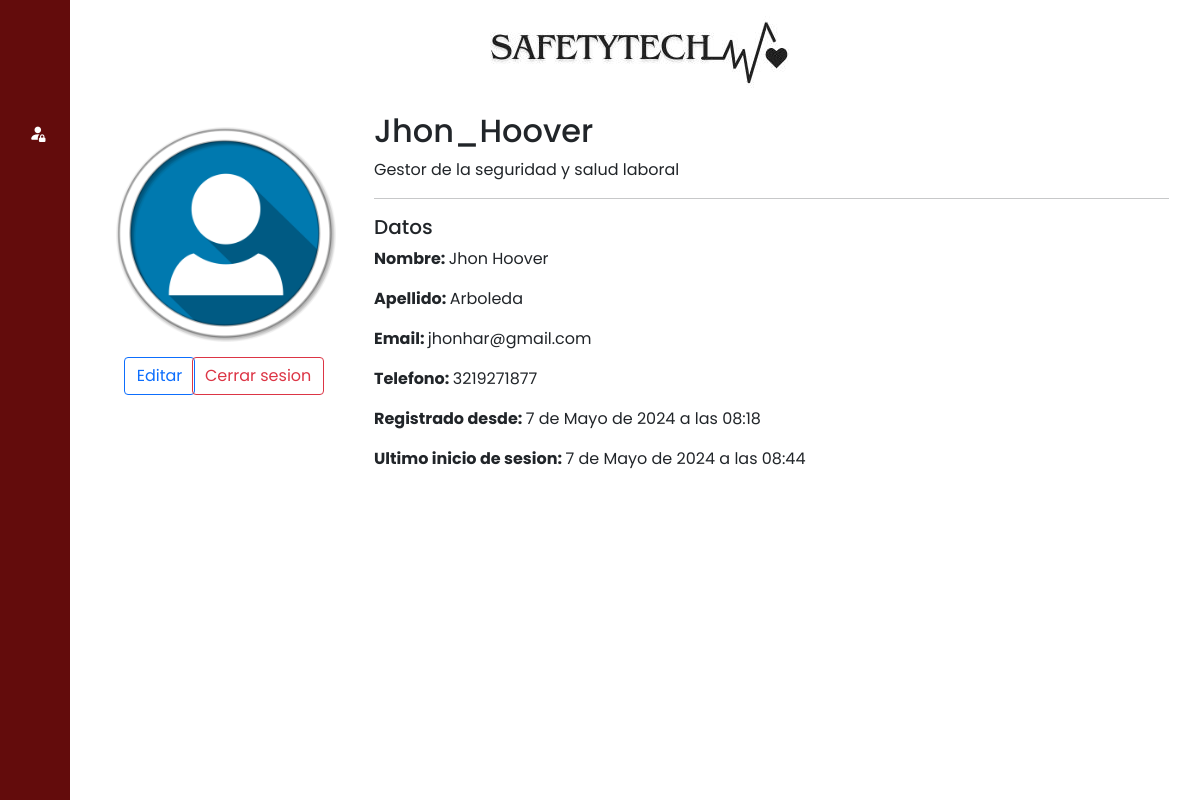
/perfil (signed in), run on the app's committed database.
### Modulos/Tablas/models.py (models this page shows)
class Usuario(AbstractUser):
    telefono = models.CharField(max_length=10, null=True, blank=True)
    archivo = models.ImageField(upload_to='users/', null=True, default='users/default.png')
    bio = models.TextField(max_length=400, null=True, blank=True)
    groups = models.ManyToManyField(
        'auth.Group',
        verbose_name='groups',
        blank=True,
        help_text='The groups this user belongs to. A user will get all permissions granted to each of their groups.',
        related_name="usuario_groups_set",  # Nombre único para related_name
        related_query_name="usuario",
    )
    user_permissions = models.ManyToManyField(
        'auth.Permission',
        verbose_name='user permissions',
        blank=True,
        help_text='Specific permissions for this user.',
        related_name="usuario_user_permissions_set",  # Nombre único para related_name
        related_query_name="usuario",
    )

### Modulos/Tablas/views.py (the view)
# urls.py: path("perfil", cuenta),
@login_required
def cuenta(request):
	return render(request, 'cuenta.html')

### Modulos/Tablas/templates/cuenta.html (shortened to what this page needs)
{% extends 'barra.html' %}
{% block contenido %}
<div class="row" style="padding: 15px;">
    <div class="col-sm-6 col-md-6 col-lg-3">
        <img src="{{user.archivo.url}}" width="250px" height="245px" style="padding: 15px;">
        <div class="row justify-content-center">
            <div class="col-3">
                <a href="../modificarusu?codUser={{user.id}}"><button
                        class="btn btn-outline-primary">Editar</button></a>
            </div>
            <div class="col-7">
                <form method="post" action="{% url 'logout' %}">
                    <button type="submit" class="btn btn-outline-danger">Cerrar sesion</button>
                </form>
            </div>
        </div>
    </div>
    <div class="col">
        <h2>{{user.username}}</h2>
        <p>{{user.bio}}</p>
        <hr>
        <h5>Datos</h5>
        <p><strong>Nombre: </strong>{{user.first_name}}</p>
        <p><strong>Apellido: </strong>{{user.last_name}}</p>
        <p><strong>Email: </strong>{{user.email}}</p>
        <p><strong>Telefono: </strong>{{user.telefono}}</p>
        <p><strong>Registrado desde: </strong>{{user.date_joined}}</p>
        <p><strong>Ultimo inicio de sesion: </strong>{{user.last_login}}</p>
    </div>
</div>
{% endblock %}

### Modulos/Tablas/templates/barra.html (style rules this page uses)
* { margin: 0; padding: 0; box-sizing: border-box; }
body { width: 100%; height: 100vh; font-family: 'roboto', sans-serif; }
a { text-decoration: none; }
body { font-family: 'Poppins', sans-serif; }

### data on the page
Usuario: archivo (placeholder picture), username "Jhon_Hoover", bio "Gestor de la seguridad y salud laboral", first_name "Jhon Hoover", last_name "Arboleda", email "jhonhar@gmail.com", telefono "3219271877", date_joined "7 de Mayo de 2024 a las 08:18", last_login "7 de Mayo de 2024 a las 08:44"
